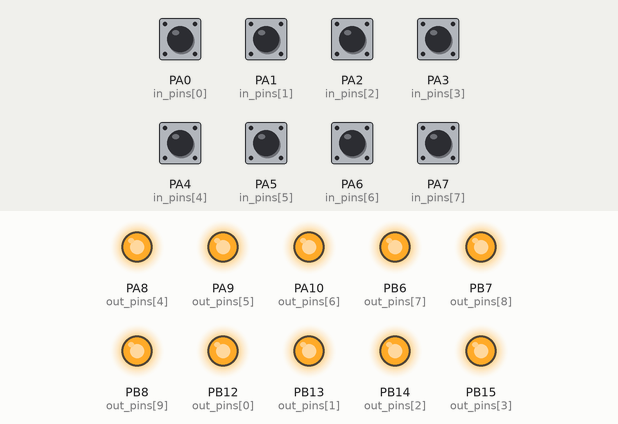
Simulated run of this sketch. Board: STM32 Blue Pill. Shown: output pins drawn as LEDs (lit = HIGH). Inputs (shaded band) come from the test bench; at power-on: PA0 (in_pins[0]), PA1 (in_pins[1]), PA2 (in_pins[2]), PA3 (in_pins[3]), PA4 (in_pins[4]), PA5 (in_pins[5]), PA6 (in_pins[6]), PA7 (in_pins[7]) HIGH.

Above: at 1.2 s.
1.3 s: PA0 (in_pins[0]) pulled LOW for 0.15 s
At 2.6 s:
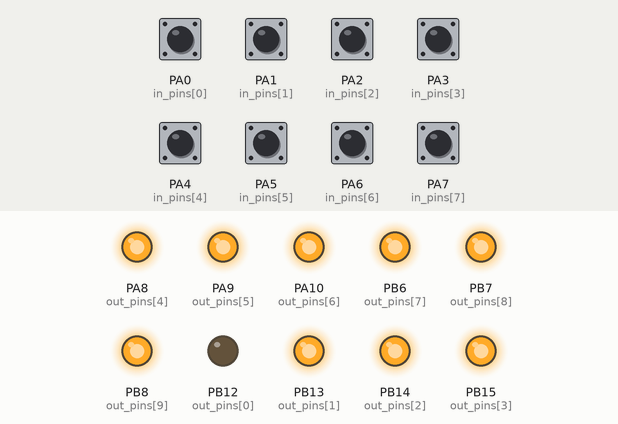
2.9 s: PA1 (in_pins[1]) pulled LOW for 0.15 s
At 3.9 s:
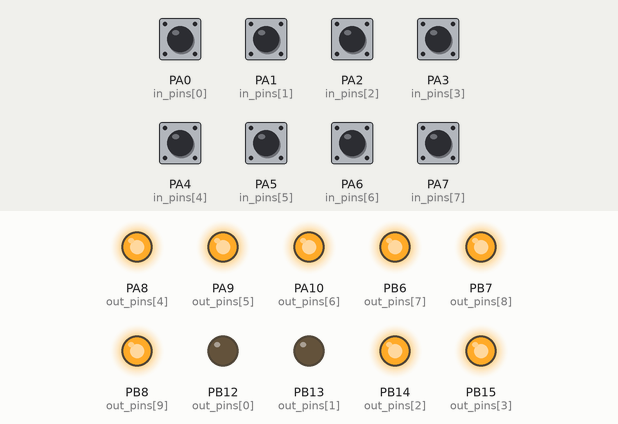
4.5 s: PA2 (in_pins[2]) pulled LOW for 0.15 s
At 5.2 s:
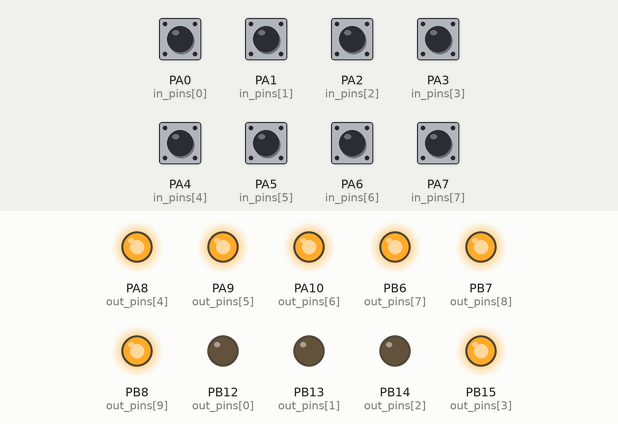
6.1 s: PA3 (in_pins[3]) pulled LOW for 0.15 s
At 7.4 s:
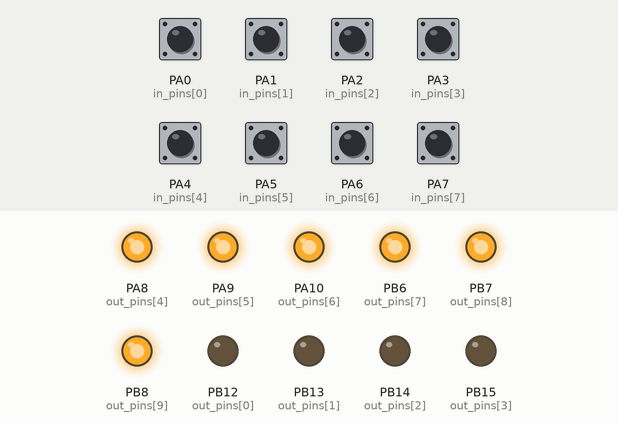
7.7 s: PA4 (in_pins[4]) pulled LOW for 0.15 s
At 8.7 s:
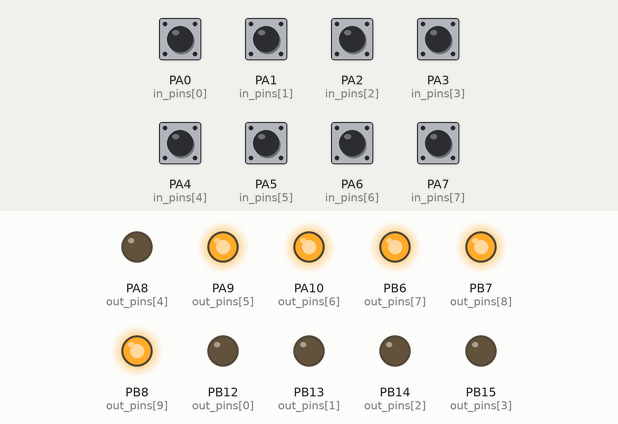
9.3 s: PA5 (in_pins[5]) pulled LOW for 0.15 s
At 10.0 s:
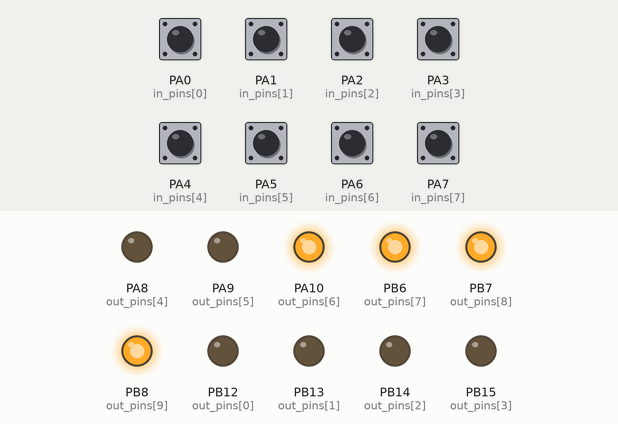
Timing chart, 0 to 11.9 s (numbered marks = the images above; inputs shaded):
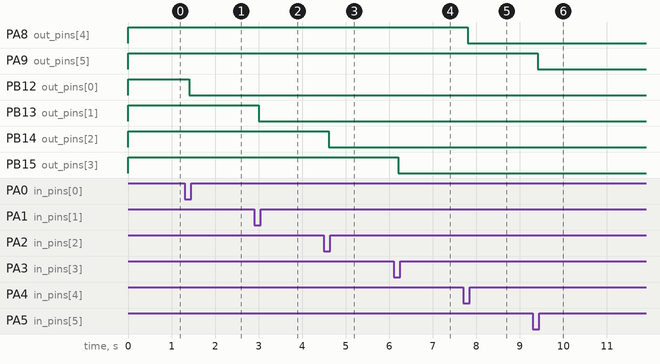

The sketch:

ioswitch.ino
```cpp
#define NPIN 10
const int in_pins[] =  {PA0,  PA1,  PA2,  PA3,  PA4, PA5, PA6,  PA7, PB0, PB1};
const int out_pins[] = {PB12, PB13, PB14, PB15, PA8, PA9, PA10, PB6, PB7, PB8};
const uint16_t top = 60000;

uint8_t button_delay[NPIN];
int last_in[NPIN];
int out_status[NPIN];
int i, s, in_byte;

void reset() {
  for (i=0;i<NPIN;i++) {
    pinMode(in_pins[i], INPUT_PULLUP);
    pinMode(out_pins[i], OUTPUT);
    last_in[i] = HIGH;
    out_status[i] = HIGH;
    button_delay[i] = 0;
    Serial3.write(i+'a');
    digitalWrite(out_pins[i], out_status[i]);
    Serial3.flush();
  }
}


void setup() {
  Serial3.begin(115200);
  Serial3.write(">>>\n");
  reset();
}

void toggle_output(int pin) {
  if (out_status[pin] == LOW) {
    out_status[pin] = HIGH;
    Serial3.write(pin+'a');
  } else {
    out_status[pin] = LOW;
    Serial3.write(pin+'A');
  }
  digitalWrite(out_pins[pin], out_status[pin]);
  Serial3.flush();
}

void loop()
{
  if (Serial3.available()) {
    in_byte = Serial3.read();
    if (in_byte>='a' & in_byte<=('a'+NPIN)) {
      i = in_byte-'a';
      if (out_status[i] == LOW) {
        toggle_output(i);
      }
    } else if (in_byte>='A' & in_byte<=('A'+NPIN)) {
      i = in_byte-'A';
      if (out_status[i] == HIGH) {
        toggle_output(i);
      }
    } else if (in_byte == '?') {
      for (i=0;i<NPIN;i++) {
        if (out_status[i] == LOW) {
          Serial3.write(i+'A');
        } else {
          Serial3.write(i+'a');
        }
        Serial3.flush();
      }
    } else if (in_byte == '!') {
      reset();
    }
  }
  for (i=0;i<8;i++) {
    s = digitalRead(in_pins[i]);
    if (s != last_in[i]) {
      last_in[i] = s;
      button_delay[i] = top;
    } else {
      if (s == LOW) {
        if (button_delay[i] > 0) {
          button_delay[i] -= 1;
        }
        if (button_delay[i] == 1) {
          toggle_output(i);
        }
      }
    }
  }
}
```

Measured:
- after the input at 1.3 s, PB12 (out_pins[0]): HIGH → LOW after 0.11 s
- after the input at 2.9 s, PB13 (out_pins[1]): HIGH → LOW after 0.11 s
- after the input at 4.5 s, PB14 (out_pins[2]): HIGH → LOW after 0.11 s
- after the input at 6.1 s, PB15 (out_pins[3]): HIGH → LOW after 0.11 s
- after the input at 7.7 s, PA8 (out_pins[4]): HIGH → LOW after 0.11 s
- after the input at 9.3 s, PA9 (out_pins[5]): HIGH → LOW after 0.11 s
